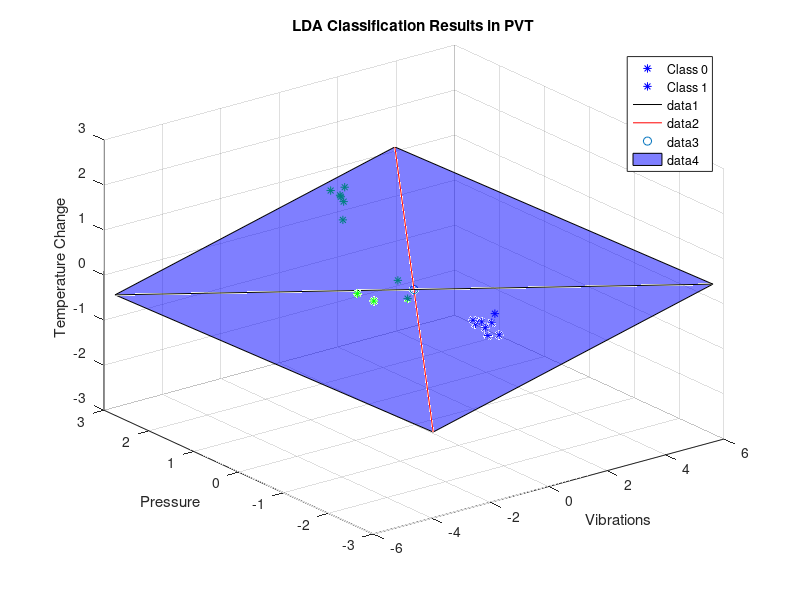

Reproduce this figure in MATLAB.
%% section C: pre-data processing

%
% 1:10 acrylic
% 11:20 black foam
% 21:30 car sponge
% 31:40 flour sack
% 41:50 kitchen sponge
% 51:60 steel vase
%

%
% Slection: car sponge & kitchen sponge
% try to find the classification pattern in two similar materials
%

data0 = load("./PR_CW_DATA_2021/F0_PVT.mat");
data1 = load("./PR_CW_DATA_2021/F1_PVT.mat");

zeroOneColumn = [zeros(10, 1); ones(10, 1)];

% Standardise Data
St_dataMatrix_F0 = (data0.dataMatrix_F0 - mean(data0.dataMatrix_F0)) ./ std(data0.dataMatrix_F0);
St_dataMatrix_F1 = (data1.dataMatrix_F1 - mean(data1.dataMatrix_F1)) ./ std(data1.dataMatrix_F1);

% two object within F0 and F1
% label = 0, car sponge
% label = 1, black foam

data0PV = [data0.dataMatrix_F0(21:30,1:2) zeros(10, 1);
    data0.dataMatrix_F0(51:60,1:2) ones(10, 1)];
data0PVX1 = data0PV(1:10,1:2);
data0PVX2 = data0PV(11:20,1:2);

data0PT = [data0.dataMatrix_F0(21:30,2:3) zeros(10, 1);
    data0.dataMatrix_F0(51:60,2:3) ones(10, 1)];
data0PTX1 = data0PT(1:10,1:2);
data0PTX2 = data0PT(11:20,1:2);

data0TV = [data0.dataMatrix_F0(21:30,1) data0.dataMatrix_F0(21:30,3) zeros(10, 1);
    data0.dataMatrix_F0(51:60,1) data0.dataMatrix_F0(51:60,3) ones(10, 1)];
% data preprocessing 2D
data0PV = [data0.dataMatrix_F0(11:20,1:2) zeros(10, 1);
    data0.dataMatrix_F0(21:30,1:2) ones(10, 1)];
data0PVX1 = data0PV(1:10,1:2);
data0PVX2 = data0PV(11:20,1:2);

data0PT = [data0.dataMatrix_F0(11:30,2:3) zeroOneColumn];
data0PTX1 = data0PT(1:10,1:2);
data0PTX2 = data0PT(11:20,1:2);

data0TV = [data0.dataMatrix_F0(11:20,1) data0.dataMatrix_F0(11:20,3) zeros(10, 1);
    data0.dataMatrix_F0(21:30,1) data0.dataMatrix_F0(21:30,3) ones(10, 1)];

data0TVX1 = data0TV(1:10,1:2);
data0TVX2 = data0TV(11:20,1:2);

% 3D data PTV

data0VPT = [data0.dataMatrix_F0(21:30,:) zeros(10, 1);
    data0.dataMatrix_F0(51:60,:) ones(10, 1);];
data0VPTX1 = data0VPT(1:10,1:3);
data0VPTX2 = data0VPT(11:20,1:3);
data1VPT = [data1.dataMatrix_F1(21:30,:) zeros(10, 1);
    data1.dataMatrix_F1(51:60,:) ones(10, 1)];
data1VPTX1 = data1VPT(1:10,1:3);
data1VPTX2 = data1VPT(11:20,1:3);

% combine f1&f0， combined data is the full data with labels, using two
% objects
combinedData = [data0VPT; data1VPT];% with labels
combinedDataOnly = combinedData(:, 1:3);
labels = [zeros(size(data0VPTX1, 1), 1); ones(size(data0VPTX2, 1), 1);
    zeros(size(data1VPTX1, 1), 1); ones(size(data1VPTX2, 1), 1)]; 

%% multi-clasification based on LDA

% standarize
meanCombined = mean(combinedDataOnly);
class1Data = combinedData(labels == 0, 1:3);
class2Data = combinedData(labels == 1, 1:3);

% classes mean values
meanClass1 = mean(class1Data);
meanClass2 = mean(class2Data);

stdCombined = std(combinedDataOnly);
St_combinedData = (combinedDataOnly - meanCombined) ./ stdCombined;

% calculate Sw
Sw = zeros(3, 3);
Sw = Sw + cov(class1Data);
Sw = Sw + cov(class2Data);

% calculate Sb
meanDiffBetween = (meanClass1 - meanClass2)';
Sb = (meanDiffBetween * meanDiffBetween') * size(class1Data, 1);

% eigen
[eigenVectors, eigenValues] = eig(inv(Sw) * Sb);
[~, maxIdx] = max(abs(diag(eigenValues)));
W = eigenVectors(:, maxIdx);

% projection
projectedData = St_combinedData * W;
direction = W - meanCombined;

step = 6.5;
point1 = [0,0,0] - step * W';
point2 = [0,0,0] + step * W';

figure(1);
for i = 1:size(data0PV, 1)
    if data0PV(i,3) == 0
        plot3(St_combinedData(i,1), St_combinedData(i,2),St_combinedData(i,3), 'b*'); hold on; % Blue star for class 0
    elseif data0PV(i,3) == 1
        plot3(St_combinedData(i,1), St_combinedData(i,2), St_combinedData(i,3), 'g*'); hold on; % Green star for class 1
    end
end

legend('Class 0', 'Class 1');
xlabel('Vibrations');
ylabel('Pressure');
zlabel('Temperature Change');
title('LDA Classification Results in PVT');
hold on;

plot3([point1(1,1),point2(1,1)], [point1(1,2),point2(1,2)],[point1(1,3),point2(1,3)],'k-'); % 'k-' 表示黑色实线

hold on;


% 假设 W 已经定义
% 计算与 W 正交的向量
orthogonalVector = cross(W, [1; 0; 0]); % 使用单位向量 [1,0,0]

% 规范化向量以便更好地可视化
orthogonalVector = orthogonalVector / norm(orthogonalVector);

% 定义穿过 [0,0,0] 的线的两个点
stepSize = 3; % 步长可以根据需要调整
orthPoint1 = -stepSize * orthogonalVector';
orthPoint2 = stepSize * orthogonalVector';

% 在现有图上绘制正交线
hold on;
plot3([orthPoint1(1), orthPoint2(1)], [orthPoint1(2), orthPoint2(2)], [orthPoint1(3), orthPoint2(3)], 'r-'); 

scatter3(0,0,0,"red");
Hyperplane = fill3([point1(1),orthPoint1(1),point2(1),orthPoint2(1)],[point1(2),orthPoint1(2),point2(2),orthPoint2(2)],[point1(3),orthPoint1(3),point2(3),orthPoint2(3)],"blue");
set(Hyperplane, 'FaceAlpha', 0.5);

grid on;

hold off;